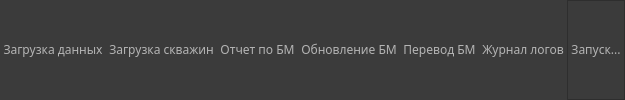
     <widget class="QFrame" name="tabs_frame">
      <property name="sizePolicy">
       <sizepolicy hsizetype="Preferred" vsizetype="Maximum">
        <horstretch>0</horstretch>
        <verstretch>0</verstretch>
       </sizepolicy>
      </property>
      <property name="styleSheet">
       <string notr="true">background-color: rgb(59,59,59);</string>
      </property>
      <property name="frameShape">
       <enum>QFrame::NoFrame</enum>
      </property>
      <property name="frameShadow">
       <enum>QFrame::Raised</enum>
      </property>
      <layout class="QHBoxLayout" name="horizontalLayout">
       <property name="spacing">
        <number>0</number>
       </property>
       <property name="leftMargin">
        <number>0</number>
       </property>
       <property name="topMargin">
        <number>0</number>
       </property>
       <property name="rightMargin">
        <number>0</number>
       </property>
       <property name="bottomMargin">
        <number>0</number>
       </property>
       <item>
        <widget class="QFrame" name="load_data_frame">
         <property name="sizePolicy">
          <sizepolicy hsizetype="Preferred" vsizetype="Maximum">
           <horstretch>0</horstretch>
           <verstretch>0</verstretch>
          </sizepolicy>
         </property>
         <property name="frameShape">
          <enum>QFrame::NoFrame</enum>
         </property>
         <property name="frameShadow">
          <enum>QFrame::Raised</enum>
         </property>
         <layout class="QVBoxLayout" name="verticalLayout_5">
          <property name="spacing">
           <number>0</number>
          </property>
          <property name="leftMargin">
           <number>0</number>
          </property>
          <property name="topMargin">
           <number>0</number>
          </property>
          <property name="rightMargin">
           <number>0</number>
          </property>
          <property name="bottomMargin">
           <number>0</number>
          </property>
          <item>
           <widget class="QPushButton" name="loadData_btn">
            <property name="minimumSize">
             <size>
              <width>0</width>
              <height>0</height>
             </size>
            </property>
            <property name="font">
             <font>
              <family>Calibri Light</family>
              <pointsize>9</pointsize>
             </font>
            </property>
            <property name="styleSheet">
             <string notr="true">QPushButton {
	background-color: rgb(59,59,59);
	color: rgb(180,180,180);
	border-style: solid;
	padding: 25px 3px 25px 3px;
}
QPushButton::hover {
	background-color: rgb(69,69,69);
	color: rgb(200,200,200);
}
QPushButton::pressed {
	background-color: rgb(59,59,59);
	color: rgb(180,180,180)}</string>
            </property>
            <property name="text">
             <string>Загрузка данных</string>
            </property>
            <property name="default">
             <bool>false</bool>
            </property>
            <property name="flat">
             <bool>false</bool>
            </property>
           </widget>
          </item>
         </layout>
        </widget>
       </item>
       <item>
        <widget class="QFrame" name="loadWells_frame">
         <property name="sizePolicy">
          <sizepolicy hsizetype="Preferred" vsizetype="Maximum">
           <horstretch>0</horstretch>
           <verstretch>0</verstretch>
          </sizepolicy>
         </property>
         <property name="frameShape">
          <enum>QFrame::NoFrame</enum>
         </property>
         <property name="frameShadow">
          <enum>QFrame::Raised</enum>
         </property>
         <layout class="QVBoxLayout" name="verticalLayout_6">
          <property name="spacing">
           <number>0</number>
          </property>
          <property name="leftMargin">
           <number>0</number>
          </property>
          <property name="topMargin">
           <number>0</number>
          </property>
          <property name="rightMargin">
           <number>0</number>
          </property>
          <property name="bottomMargin">
           <number>0</number>
          </property>
          <item>
           <widget class="QPushButton" name="loadWells_btn">
            <property name="font">
             <font>
              <family>Calibri Light</family>
              <pointsize>9</pointsize>
             </font>
            </property>
            <property name="styleSheet">
             <string notr="true">QPushButton {
	background-color: rgb(59,59,59);
	color: rgb(180,180,180);
	border-style: solid;
	padding: 25px 3px 25px 3px;
}
QPushButton::hover {
	background-color: rgb(69,69,69);
	color: rgb(200,200,200);
}
QPushButton::pressed {
	background-color: rgb(59,59,59);
	color: rgb(180,180,180)}</string>
            </property>
            <property name="text">
             <string>Загрузка скважин</string>
            </property>
           </widget>
          </item>
         </layout>
        </widget>
       </item>
       <item>
        <widget class="QFrame" name="reportBM_frame">
         <property name="sizePolicy">
          <sizepolicy hsizetype="Preferred" vsizetype="Maximum">
           <horstretch>0</horstretch>
           <verstretch>0</verstretch>
          </sizepolicy>
         </property>
         <property name="frameShape">
          <enum>QFrame::NoFrame</enum>
         </property>
         <property name="frameShadow">
          <enum>QFrame::Raised</enum>
         </property>
         <layout class="QVBoxLayout" name="verticalLayout_7">
          <property name="spacing">
           <number>0</number>
          </property>
          <property name="leftMargin">
           <number>0</number>
          </property>
          <property name="topMargin">
           <number>0</number>
          </property>
          <property name="rightMargin">
           <number>0</number>
          </property>
          <property name="bottomMargin">
           <number>0</number>
          </property>
          <item>
           <widget class="QPushButton" name="reportBM_btn">
            <property name="font">
             <font>
              <family>Calibri Light</family>
              <pointsize>9</pointsize>
             </font>
            </property>
            <property name="styleSheet">
             <string notr="true">QPushButton {
	background-color: rgb(59,59,59);
	color: rgb(180,180,180);
	border-style: solid;
	padding: 25px 3px 25px 3px;
}
QPushButton::hover {
	background-color: rgb(69,69,69);
	color: rgb(200,200,200);
}
QPushButton::pressed {
	background-color: rgb(59,59,59);
	color: rgb(180,180,180)}</string>
            </property>
            <property name="text">
             <string>Отчет по БМ</string>
            </property>
           </widget>
          </item>
         </layout>
        </widget>
       </item>
       <item>
        <widget class="QFrame" name="updateBM_frame">
         <property name="sizePolicy">
          <sizepolicy hsizetype="Preferred" vsizetype="Maximum">
           <horstretch>0</horstretch>
           <verstretch>0</verstretch>
          </sizepolicy>
         </property>
         <property name="frameShape">
          <enum>QFrame::NoFrame</enum>
         </property>
         <property name="frameShadow">
          <enum>QFrame::Raised</enum>
         </property>
         <layout class="QVBoxLayout" name="verticalLayout_8">
          <property name="spacing">
           <number>0</number>
          </property>
          <property name="leftMargin">
           <number>0</number>
          </property>
          <property name="topMargin">
           <number>0</number>
          </property>
          <property name="rightMargin">
           <number>0</number>
          </property>
          <property name="bottomMargin">
           <number>0</number>
          </property>
          <item>
           <widget class="QPushButton" name="updateBM_btn">
            <property name="font">
             <font>
              <family>Calibri Light</family>
              <pointsize>9</pointsize>
             </font>
            </property>
            <property name="styleSheet">
             <string notr="true">QPushButton {
	background-color: rgb(59,59,59);
	color: rgb(180,180,180);
	border-style: solid;
	padding: 25px 3px 25px 3px;
}
QPushButton::hover {
	background-color: rgb(69,69,69);
	color: rgb(200,200,200);
}
QPushButton::pressed {
	background-color: rgb(59,59,59);
	color: rgb(180,180,180)}</string>
            </property>
            <property name="text">
             <string>Обновление БМ</string>
            </property>
           </widget>
          </item>
         </layout>
        </widget>
       </item>
       <item>
        <widget class="QFrame" name="transferBM_frame">
         <property name="sizePolicy">
          <sizepolicy hsizetype="Preferred" vsizetype="Maximum">
           <horstretch>0</horstretch>
           <verstretch>0</verstretch>
          </sizepolicy>
         </property>
         <property name="frameShape">
          <enum>QFrame::NoFrame</enum>
         </property>
         <property name="frameShadow">
          <enum>QFrame::Plain</enum>
         </property>
         <layout class="QVBoxLayout" name="verticalLayout_9">
          <property name="spacing">
           <number>0</number>
          </property>
          <property name="leftMargin">
           <number>0</number>
          </property>
          <property name="topMargin">
           <number>0</number>
          </property>
          <property name="rightMargin">
           <number>0</number>
          </property>
          <property name="bottomMargin">
           <number>0</number>
          </property>
          <item>
           <widget class="QPushButton" name="transferBM_btn">
            <property name="font">
             <font>
              <family>Calibri Light</family>
              <pointsize>9</pointsize>
             </font>
            </property>
            <property name="styleSheet">
             <string notr="true">QPushButton {
	background-color: rgb(59,59,59);
	color: rgb(180,180,180);
	border-style: solid;
	padding: 25px 3px 25px 3px;
}
QPushButton::hover {
	background-color: rgb(69,69,69);
	color: rgb(200,200,200);
}
QPushButton::pressed {
	background-color: rgb(59,59,59);
	color: rgb(180,180,180)}</string>
            </property>
            <property name="text">
             <string>Перевод БМ</string>
            </property>
            <property name="flat">
             <bool>false</bool>
            </property>
           </widget>
          </item>
         </layout>
        </widget>
       </item>
       <item>
        <widget class="QFrame" name="logs_frame">
         <property name="sizePolicy">
          <sizepolicy hsizetype="Preferred" vsizetype="Maximum">
           <horstretch>0</horstretch>
           <verstretch>0</verstretch>
          </sizepolicy>
         </property>
         <property name="frameShape">
          <enum>QFrame::NoFrame</enum>
         </property>
         <property name="frameShadow">
          <enum>QFrame::Raised</enum>
         </property>
         <layout class="QVBoxLayout" name="verticalLayout_10">
          <property name="spacing">
           <number>0</number>
          </property>
          <property name="leftMargin">
           <number>0</number>
          </property>
          <property name="topMargin">
           <number>0</number>
          </property>
          <property name="rightMargin">
           <number>0</number>
          </property>
          <property name="bottomMargin">
           <number>0</number>
          </property>
          <item>
           <widget class="QPushButton" name="logs_btn">
            <property name="font">
             <font>
              <family>Calibri Light</family>
              <pointsize>9</pointsize>
             </font>
            </property>
            <property name="styleSheet">
             <string notr="true">QPushButton {
	background-color: rgb(59,59,59);
	color: rgb(180,180,180);
	border-style: solid;
	padding: 25px 3px 25px 3px;
}
QPushButton::hover {
	background-color: rgb(69,69,69);
	color: rgb(200,200,200);
}
QPushButton::pressed {
	background-color: rgb(59,59,59);
	color: rgb(180,180,180)}</string>
            </property>
            <property name="text">
             <string>Журнал логов</string>
            </property>
            <property name="iconSize">
             <size>
              <width>20</width>
              <height>20</height>
             </size>
            </property>
           </widget>
          </item>
         </layout>
        </widget>
       </item>
       <item>
        <widget class="QFrame" name="run_frame">
         <property name="frameShape">
          <enum>QFrame::StyledPanel</enum>
         </property>
         <property name="frameShadow">
          <enum>QFrame::Raised</enum>
         </property>
         <layout class="QVBoxLayout" name="verticalLayout_27">
          <property name="spacing">
           <number>0</number>
          </property>
          <property name="leftMargin">
           <number>0</number>
          </property>
          <property name="topMargin">
           <number>0</number>
          </property>
          <property name="rightMargin">
           <number>0</number>
          </property>
          <property name="bottomMargin">
           <number>0</number>
          </property>
          <item>
           <widget class="QPushButton" name="run_btn">
            <property name="font">
             <font>
              <family>Calibri Light</family>
              <pointsize>9</pointsize>
             </font>
            </property>
            <property name="styleSheet">
             <string notr="true">QPushButton {
	background-color: rgb(59,59,59);
	color: rgb(180,180,180);
	border-style: solid;
	padding: 25px 3px 25px 3px;
}
QPushButton::hover {
	background-color: rgb(69,69,69);
	color: rgb(200,200,200);
}
QPushButton::pressed {
	background-color: rgb(59,59,59);
	color: rgb(180,180,180)}</string>
            </property>
            <property name="text">
             <string>Запуск...</string>
            </property>
           </widget>
          </item>
         </layout>
        </widget>
       </item>
      </layout>
     </widget>
